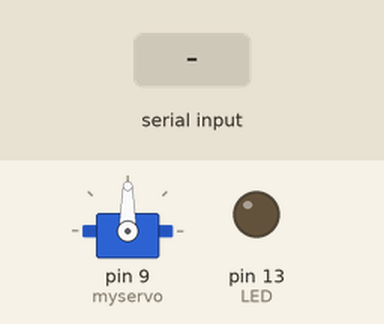
Simulated run of this sketch. Board: Arduino Uno, built with avr-gcc and run on an emulated ATmega328P. On the bench: servo, output pins drawn as LEDs (lit = HIGH). Inputs (shaded band) come from the test bench.

Above: at 1.2 s.
1.3 s: "B" received over Serial
At 2.3 s:
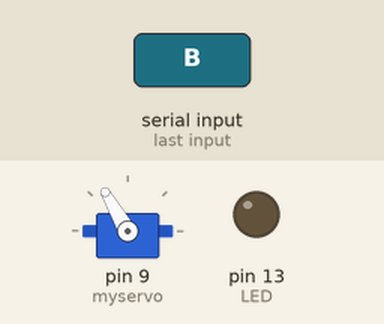
3.1 s: "A" received over Serial
At 3.4 s:
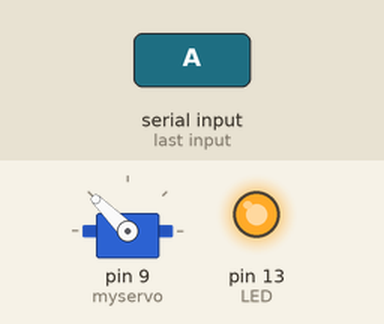
At 6.1 s:
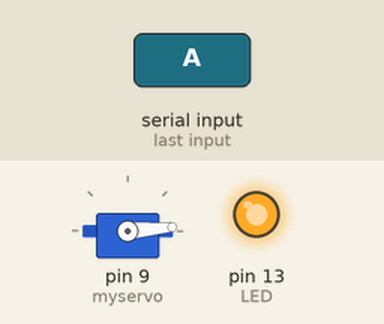
Timing chart, 0 to 10.6 s (numbered marks = the images above; inputs shaded):
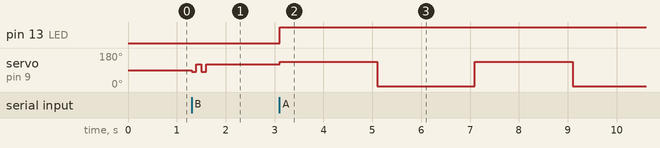

The sketch:

movimientos_servo.ino
```cpp
#define LED 13
#include <Servo.h>
Servo myservo;
int x = 0;


void setup() {
    pinMode(LED, OUTPUT);
    Serial.begin(9600);
    myservo.attach(9);


}

void loop() {
    if (Serial.available()) {
        char serialListener = Serial.read();
        if (serialListener == 'A') {
            digitalWrite(LED, HIGH);
            myservo.write(135);
            delay(2000);
            myservo.write(5);
            delay(2000);
            myservo.write(135);
            delay(2000);
            myservo.write(5);
        }
        else if (serialListener == 'B') {
            digitalWrite(LED, LOW);
            myservo.write(80);
            delay(100);
            myservo.write(120);
            delay(100);
            myservo.write(80);
            delay(100);
            myservo.write(120);
        }

         else if (serialListener == 'C') {
            digitalWrite(LED, LOW);
            myservo.write(5);
            delay(500);
            myservo.write(135);
            delay(500);
            myservo.write(5);
            delay(500);
            myservo.write(135);
            delay(500);
            myservo.write(5);
            delay(500);
            myservo.write(135);
            delay(500);
            myservo.write(5);
            delay(500);
            myservo.write(135);
            delay(500);
            myservo.write(5);
            delay(500);
            myservo.write(135);
        }


    }
}
```

Measured:
- after the input at 1.3 s, servo on pin 9 (myservo): alternates 120° for 0.10 s and 80° for 0.10 s, 4 changes in all, then stays 120°, starting at once
- after the input at 3.1 s, pin 13 (LED): LOW → HIGH at once; servo on pin 9 (myservo): alternates 135° for 2.0 s and 5° for 2.0 s, starting at once
